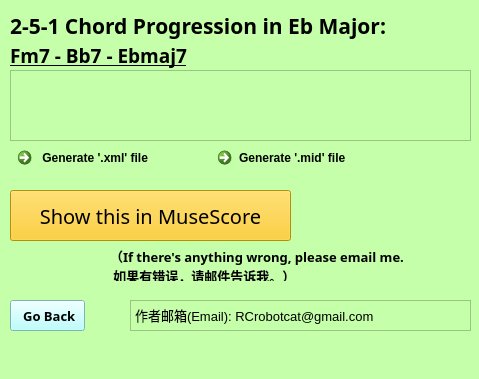
<?xml version="1.0" encoding="UTF-8"?>
<ui version="4.0">
 <class>Ebmaj</class>
 <widget class="QMainWindow" name="Ebmaj">
  <property name="geometry">
   <rect>
    <x>0</x>
    <y>0</y>
    <width>479</width>
    <height>379</height>
   </rect>
  </property>
  <property name="windowTitle">
   <string>MainWindow</string>
  </property>
  <property name="styleSheet">
   <string notr="true">background-color: rgb(197, 255, 170)</string>
  </property>
  <widget class="QWidget" name="centralwidget">
   <widget class="QPushButton" name="BackButton">
    <property name="geometry">
     <rect>
      <x>10</x>
      <y>300</y>
      <width>75</width>
      <height>31</height>
     </rect>
    </property>
    <property name="font">
     <font>
      <family>Microsoft JhengHei</family>
      <pointsize>10</pointsize>
      <bold>true</bold>
     </font>
    </property>
    <property name="styleSheet">
     <string notr="true">QPushButton
{
    /*背景颜色*/  
    background-color: rgb(170, 255, 255);   
    color:black;
      
}
QPushButton:pressed
{
    
    /*按下时字向右移动4像素*/  
    padding-left:4px;
    /*按下时字向下移动4像素*/  
    padding-top:4px;
}</string>
    </property>
    <property name="text">
     <string> Go Back</string>
    </property>
   </widget>
   <widget class="QCommandLinkButton" name="generate_mid">
    <property name="geometry">
     <rect>
      <x>210</x>
      <y>140</y>
      <width>181</width>
      <height>41</height>
     </rect>
    </property>
    <property name="styleSheet">
     <string notr="true">QCommandLinkButton
{
    /*背景颜色*/  
    background-color: rgb(211, 207, 255);   
    color:black;
      
}
QCommandLinkButton:pressed
{
    
    /*按下时字向右移动4像素*/  
    padding-left:4px;
    /*按下时字向下移动4像素*/  
    padding-top:4px;
}</string>
    </property>
    <property name="text">
     <string>Generate '.mid' file</string>
    </property>
   </widget>
   <widget class="QPushButton" name="showInMuseScore">
    <property name="geometry">
     <rect>
      <x>10</x>
      <y>190</y>
      <width>281</width>
      <height>51</height>
     </rect>
    </property>
    <property name="font">
     <font>
      <family>Eras Bold ITC</family>
      <pointsize>15</pointsize>
     </font>
    </property>
    <property name="styleSheet">
     <string notr="true">QPushButton
{
    /*背景颜色*/  
    background-color: rgb(255, 201, 6);   
    color:black;
      
}
QPushButton:pressed
{
    
    /*按下时字向右移动4像素*/  
    padding-left:4px;
    /*按下时字向下移动4像素*/  
    padding-top:4px;
}</string>
    </property>
    <property name="text">
     <string>Show this in MuseScore</string>
    </property>
   </widget>
   <widget class="QCommandLinkButton" name="generate_xml">
    <property name="geometry">
     <rect>
      <x>10</x>
      <y>140</y>
      <width>181</width>
      <height>41</height>
     </rect>
    </property>
    <property name="styleSheet">
     <string notr="true">QCommandLinkButton
{
    /*背景颜色*/  
    background-color: rgb(211, 207, 255);   
    color:black;
      
}
QCommandLinkButton:pressed
{
    
    /*按下时字向右移动4像素*/  
    padding-left:4px;
    /*按下时字向下移动4像素*/  
    padding-top:4px;
}</string>
    </property>
    <property name="text">
     <string> Generate '.xml' file</string>
    </property>
   </widget>
   <widget class="QLabel" name="major_keys_2">
    <property name="geometry">
     <rect>
      <x>10</x>
      <y>40</y>
      <width>381</width>
      <height>31</height>
     </rect>
    </property>
    <property name="font">
     <font>
      <family>Ink Free</family>
      <pointsize>14</pointsize>
      <italic>false</italic>
      <bold>true</bold>
      <underline>true</underline>
     </font>
    </property>
    <property name="text">
     <string>Fm7 - Bb7 - Ebmaj7</string>
    </property>
   </widget>
   <widget class="QTextBrowser" name="textBrowser">
    <property name="geometry">
     <rect>
      <x>130</x>
      <y>300</y>
      <width>341</width>
      <height>31</height>
     </rect>
    </property>
    <property name="html">
     <string>&lt;!DOCTYPE HTML PUBLIC &quot;-//W3C//DTD HTML 4.0//EN&quot; &quot;http://www.w3.org/TR/REC-html40/strict.dtd&quot;&gt;
&lt;html&gt;&lt;head&gt;&lt;meta name=&quot;qrichtext&quot; content=&quot;1&quot; /&gt;&lt;meta charset=&quot;utf-8&quot; /&gt;&lt;style type=&quot;text/css&quot;&gt;
p, li { white-space: pre-wrap; }
hr { height: 1px; border-width: 0; }
li.unchecked::marker { content: &quot;\2610&quot;; }
li.checked::marker { content: &quot;\2612&quot;; }
&lt;/style&gt;&lt;/head&gt;&lt;body style=&quot; font-family:'Microsoft YaHei UI'; font-size:9pt; font-weight:400; font-style:normal;&quot;&gt;
&lt;p style=&quot; margin-top:0px; margin-bottom:0px; margin-left:0px; margin-right:0px; -qt-block-indent:0; text-indent:0px;&quot;&gt;&lt;span style=&quot; font-size:10pt;&quot;&gt;作者邮箱(Email): RCrobotcat@gmail.com&lt;/span&gt;&lt;/p&gt;&lt;/body&gt;&lt;/html&gt;</string>
    </property>
   </widget>
   <widget class="QLabel" name="label">
    <property name="geometry">
     <rect>
      <x>110</x>
      <y>250</y>
      <width>361</width>
      <height>31</height>
     </rect>
    </property>
    <property name="font">
     <font>
      <family>新宋体</family>
      <pointsize>10</pointsize>
      <bold>true</bold>
     </font>
    </property>
    <property name="text">
     <string>（If there's anything wrong, please email me.
 如果有错误，请邮件告诉我。）</string>
    </property>
   </widget>
   <widget class="QLabel" name="major_keys">
    <property name="geometry">
     <rect>
      <x>10</x>
      <y>10</y>
      <width>381</width>
      <height>31</height>
     </rect>
    </property>
    <property name="font">
     <font>
      <family>Baskerville Old Face</family>
      <pointsize>16</pointsize>
      <italic>false</italic>
      <bold>true</bold>
      <underline>false</underline>
     </font>
    </property>
    <property name="text">
     <string>2-5-1 Chord Progression in Eb Major: </string>
    </property>
   </widget>
   <widget class="QListView" name="listView">
    <property name="geometry">
     <rect>
      <x>10</x>
      <y>70</y>
      <width>461</width>
      <height>71</height>
     </rect>
    </property>
    <property name="styleSheet">
     <string notr="true">border-image: url(:/Ebmajor.png);</string>
    </property>
   </widget>
  </widget>
  <widget class="QMenuBar" name="menubar">
   <property name="geometry">
    <rect>
     <x>0</x>
     <y>0</y>
     <width>479</width>
     <height>22</height>
    </rect>
   </property>
  </widget>
  <widget class="QStatusBar" name="statusbar"/>
 </widget>
 <resources>
  <include location="251pic/Ebmaj.qrc"/>
 </resources>
 <connections/>
</ui>
